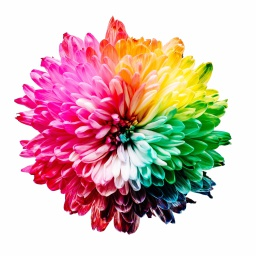
#> input picture Lab3_student_pack(1)/sharon.jpg, 256 x 256 px
$ jupyter execute --allow-errors 'Lab3_kMeans_student_template_2024(1).ipynb'   (shell and % lines are left out)
#> lines starting #> are read from the running program, lines starting #| are printed output that depends on the picture
$\color{green}{\text{This notebook is best viewed in jupyter lab/notebook. You may also choose to use Google Colab but some parts of the images/colouring will not be rendered properly.}}$

# Lab 3 (Weeks 8,9): k-Means Clustering

<div class="alert alert-block alert-warning">

<b>Enter you credentials below</b>

- <b>Student Name:</b> Firstname Lastname
- <b>Student ID:</b> 123456789
- <b>Date:</b> March 21, 2023


## Unsupervised Learning

As the name suggests, unsupervised learning is a type of machine learning in which the training of a model is not supervised using labels of the training dataset. Instead, models themselves attempt to find hidden patterns and insights from the given data. Unsupervised learning cannot be directly applied to a regression or classification problem because unlike supervised learning, we have the input data but no corresponding output data (no labels). The goal of unsupervised learning is to find the underlying structure of the dataset, group that data according to similarities, and represent the data in a compressed format.

## Clustering

Clustering is a type of unsupervised learning which involves grouping of data points. Given a set of data points, we can use a clustering algorithm to classify each data point into a specific group. In theory, data points that are in the same group should have similar properties and/or features, while data points in different groups should have highly dissimilar properties and/or features. Some examples of popular clustering algorithms are:
- __K-Means Clustering__
- __Mean-Shift Clustering__
- Spectral Clustering
- DBSCAN
- Gaussian Mixture Models (GMM)

In this lab, we will be implementing k-means clustering and mean-shift clustering on the same dataset.

## K-Means Clustering

K-Means Clustering is one of the simplest unsupervised machine learning algorithms. You will first decide a number *k*, which corresponds to the number of clusters that you desire to have in your dataset. This number will also correspond to the number of centroids. A centroid is the location representing the center of a cluster. Each data point in your dataset is allocated to a specific cluster following a set of rules in an iterative manner. Also, the locations of the centroids are updated subsequently by averaging the data points assigned to the respective cluster. The **‘means’** in the k-Means Clustering refers exactly to this method of updating each cluster centroid.

## What you should do in this lab exercise!

In this laboratory exercise, you will create a program that clusters and re-colours each pixel in a provided colour image to **k** mean colours using the k-means clustering algorithm. In all of the tasks below, you may not use any pre-written libraries for k-Means Clustering (e.g. **no** scikit-learn), instead you should use your knowledge of python and numpy to build your own code to perform k-Means Clustering. Your end result of the clustered image should look something like the one shown below.

*Note*: If you cannot see the displayed image '*objective_sharon.jpg*', have a look into the provided '*img*' folder.

<div class="alert alert-block alert-warning">

You are going to work on the following six tasks throughout this lab. <span style="color:red"> </span>

- **Task 1** : Distance Function
- **Task 2** : k-Means Clustering and visualisation
- **Task 3** : k-Means++ Initialization
- **Task 4** : GMM: Analysing Data Distributions.
- **Task 5** : Mean Shift - Data Modelling via its distribution.
- **Task 6** : Comparison between k-Means, k-Means++ Initialization and Mean-Shift.

</div>

[cell 1]
# As always, we first import several libraries that will be helpful to solve the tasks
# Important: You are only allowed to use cv2 to import images, but you may NOT use the contained k-means functionality
# For the GMM, you will run through the steps of understanding the model, then use a library to apply it to the same image from the k-means task

import matplotlib.pyplot as plt
from mpl_toolkits import mplot3d
import numpy as np
import cv2
import time

from IPython.display import clear_output
from matplotlib.colors import ListedColormap

<div class="alert alert-block alert-info">

## Task 1: Distance function
In this task, you wil build a helper function to compute the squared distance from a set of data points to a set of mean values (*aka* centroids). You are given a small dataset of five data points and two centroids for testing. Using your 'dist2c' function, you will compute distances from each centroid to every data point. Finally, you will visualize your results and check whether your distances are correct by assigning the data points to the closest centroid and displaying the results.

</div>

Now, write your own **dist2c** function, which takes a set of data points ('*data*') and a set of means ('*centroids*') and computes the squared distance from each mean to every data point.

[cell 2]
def dist2c(data, centroids):
    # The inputs and the outputs of your function should be as follows:
    # Inputs - data      : numpy array of size N x d
    #          centroids : numpy array of size c x d
    # Output - dist      : numpy array of size c x N
    # N = the number of data points, c = the number of centroids, d = dimension of data

    ### Insert your solution here ###
    dist = np.sum((data[:, np.newaxis] - centroids)**2, axis=2)
    return dist

Now, let's check the function you wrote on the following provided data points.
- X contains five 3-dimensional data points

\begin{equation}
X =
\begin{bmatrix}
0.67187976 & 0.44254368 & 0.17900127\\
0.55085456 & 0.65891464 & 0.18370379\\
0.79861987 & 0.3439561  & 0.68334744\\
0.36695437 & 0.15391793 & 0.81100023\\
0.22898267 & 0.58062367 & 0.5637733
\end{bmatrix}
\end{equation}

- M contains two centroids
\begin{equation}
M =
\begin{bmatrix}
0.66441854 & 0.08332493 & 0.54049661\\
0.05491067 & 0.94606233 & 0.29515262
\end{bmatrix}
\end{equation}

Use your **dist2c** function to compute the distances from each centroid to every data point. Print your results. If you wrote the function correctly, your answer should be close to:

\begin{bmatrix}
0.25977266 & 0.47150141 & 0.10634496 & 0.16664051 & 0.43745224\\
0.64767303 & 0.34083498 & 1.0663305 & 0.99096278 & 0.23600355
\end{bmatrix}

[cell 3]
### Insert your solution here ###
X = np.array([[0.67187976, 0.44254368, 0.17900127],
              [0.55085456, 0.65891464, 0.18370379],
              [0.79861987, 0.3439561 , 0.68334744],
              [0.36695437, 0.15391793, 0.81100023],
              [0.22898267, 0.58062367, 0.5637733 ]])

M = np.array([[0.66441854, 0.08332493, 0.54049661],
              [0.05491067, 0.94606233, 0.29515262]])

XMdist = dist2c(X,M)
print(XMdist)

Write a code to draw a 3D scatter plot assigning each datapoint to its closest centroid using two colors.

*Hint*: Use the '*scatter3D*' function from matplotlib, and choose a different marker (or different marker size) to indicate the cluster centroids.

[cell 4]
### Insert your solution here ###
from mpl_toolkits.mplot3d import Axes3D
# Retrieve the closest centroid for each point by using argmin

# Function to assign each data point to its closest centroid
def assign_to_centroid(data, centroids):
    XMdist = dist2c(X,M)
    closest_centroid_indices = np.argmin(XMdist, axis=1)
    # print(closest_centroid_indices)
    return closest_centroid_indices
data = X
centroids = M
# Assign data points to centroids
closest_centroid_indices = assign_to_centroid(data, centroids)

# Create the plot and display the result
#> (the rest of this cell did not finish here and is left out)

<div class="alert alert-block alert-success">

#### What do you observe here? Are the data points assigned to their closest centroid?

Yes, in the data, three points are clustered around one centroid, marked in red, while two points are clustered around another centroid, marked in blue
</div>

<div class="alert alert-block alert-info">

## Task 2: K-means Clustering
In this task, you will implement k-Means Clustering. First, you will write a function to generate random centroids for initialization. Then you will write a function to perform k-Means Clustering (You may want to follow the steps on the lab instructions sheet). Afterwards, you will use these functions to cluster the pixels of the provided *sharon.jpg* image. Finally, you will display the results.

</div>

Write a function **random_centroids**, which takes a dataset and an integer value k (= number of centroids) as inputs, and generates k number of _centroids_ which are randomly sampled from the dataset.

[cell 5]
def random_centroids(data, k):
    # The inputs and the outputs of your function should be as follows:
    # Inputs - data     : numpy array (N x d)
    #        - k        : an integer value
    # Output - centroids: numpy array (k x d)
    # N = number of data points, d = dimension of data, k = number of centroids

    ### Insert your solution here ###
    assert k <= len(data), "Number of centroids (k) should not exceed the number of data points"
    centroid_indices = np.random.choice(len(data), size=k, replace=False)
    # Use the sampled indices to extract the centroids from the dataset
    centroids = data[centroid_indices]

    return centroids

Write a function **mykMeans**, which takes a dataset, an set of k centroids and an integer value T (= number of iterations) as inputs. The function should perform k-Means Clustering on the input dataset by using the input centroids as intilization. After running for T iterations, the function should finally output a cluster index for each data point, the final set of k centroids, and the loss vector containing the k-Means loss at each iteration. (You may want to use your function **dist2c** to compute distances between centroids and data points at each iteration.)

[cell 6]
def mykMeans(data, centroids, T):
    # The inputs and the outputs of your function should be as follows:
    # Inputs  - data        : numpy array (N x d)
    #         - centroids   : numpy array (k x d)
    #         - T           : integer
    # Outputs - cluster_idx : numpy array (N,)
    #         - centroids   : numpy array (k x d)
    #         - losses      : list (T)
    # N = number of data points, d = dimension of data, k = number of centroids, T = number of iterations


    ### Insert your solution here ###

    k = centroids.shape[0] # Number of centroids
    d = dist2c(data, centroids) # Gets the distances between each point to each centroid
    cluster_idx = np.zeros(len(data), dtype=int) # Retrieve the closest centroid for each point by using argmin
    kMeans_loss = [] # Use the append() method to keep track of the loss values, this is just an empty array for now

    for t in range(T):


        d = dist2c(data, centroids)
        cluster_idx = np.argmin(d, axis=1)


        loss = np.sum(np.min(d, axis=1))
        kMeans_loss.append(loss)

        centroids = np.array([data[cluster_idx == i].mean(axis=0) for i in range(k)])


    return cluster_idx, centroids, kMeans_loss

Loading the *sharon.jpg* image and displaying it here.

[cell 7]
img = cv2.cvtColor(cv2.imread('sharon.jpg'), cv2.COLOR_BGR2RGB)
print(img.shape)
#| (256, 256, 3)

plt.imshow(img, aspect='equal')
#> (this line was passed over: IPython is not available in this run)
plt.show()

Now, use your **random_centroids** function to generate four random centroids. Then, use your **mykMeans** function to cluster the pixels of the *sharon.jpg* image by running it for 20 iterations (T=20). (*Hint*: You may want to reshape your image before applying the **mykMeans** function.) </br> Display the final clustered image. Each pixel should be displayed by the colour of the assigned centroid (i.e. you should only see a total of *k* colours in your clustered image).

[cell 8]
# Define a fixed random seed for repeatability
np.random.seed(17)

### Insert your solution here ###
# Initialize centroids (k=4), perform k-means for 20 iterations and visualise the clustered colour image

# Reshape the image to a 1-dimensional vector and pass it through random_centroid
reshaped_data = img.reshape((-1, 3))
centroids = random_centroids(reshaped_data, 4)
#> in random_centroids, `centroid_indices = np.random.choice(len(data), size=k, replace=False)`: centroid_indices = [55874, 36480, 35352, 31334]
#> in random_centroids, `centroids = data[centroid_indices]`: centroids = [[251, 255, 252], [0, 12, 10], [249, 254, 255], [142, 2, 5]]

# Call mykMeans with the relevant variables
X_idx, C_new, loss_random = mykMeans(reshaped_data, centroids, 20)
#> the loop in mykMeans, `for t in range(T):  ` made 20 passes
#> loss on passes 1 to 8: 5663230, 461374941.8, 296277265.1, 238755840.6, 217754374.2, 215590776.8, 215208568.7, 215099969.1
#> after the loop in mykMeans, `for t in range(T):`: kMeans_loss = [5663230, 461374941.8, 296277265.1, 238755840.6, 217754374.2, 215590776.8, 215208568.7, 215099969.1, 215063253.2, 215050167.9, 215045399.8, 215043276.3, 215042227.4, 215042013.1, 215042011.4, 215042011.4, 215042011.4, 215042011.4, 215042011.4, 215042011.4]
#> C_new = [[251.8, 250.5, 251.2], [206.1, 28.91, 75.56], [233.1, 160.6, 136.1], [29.99, 93.5, 49.73]]; loss_random has the same summary as kMeans_loss in mykMeans


# Assign each pixel in the image the color of the centroid it belongs to
clustered_data = C_new[X_idx]

# Reshape the clustered data back to the original image shape
clustered_image = clustered_data.reshape(img.shape)
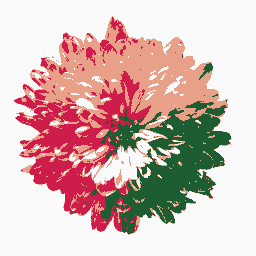
#> clustered_image: shape (256, 256, 3) float64; mean R, G, B 215.7, 186.8, 183


# Plot the result
plt.imshow(clustered_image.astype(np.uint8))
#> (this line was passed over: IPython is not available in this run)
plt.axis('off')
#> (this line was passed over: IPython is not available in this run)
#> (the rest of the program and of its run is left out)
